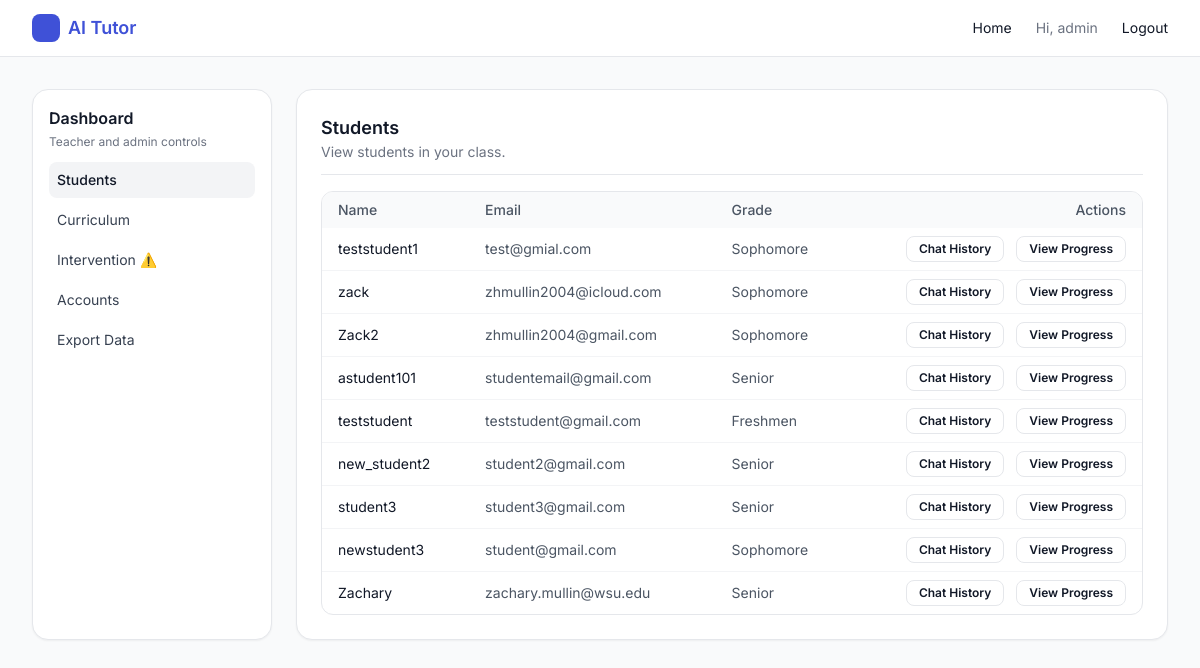
The app's page /tutor/dashboard/ (signed in) with its own data.
### tutor/models.py (models this page shows, shortened)
class StudentProfile(models.Model):
    user = models.OneToOneField(settings.AUTH_USER_MODEL, on_delete=models.CASCADE)
    display_name = models.CharField(max_length=200, blank=True)
    school = models.CharField(max_length=200, blank=True)
    grade = models.CharField(max_length=50, blank=True)
    classes = models.TextField(blank=True)  # comma-separated list
    teacher = models.ForeignKey(
        TeacherProfile,
        null=True,
        blank=True,
        on_delete=models.SET_NULL,
        related_name="students",
    )

### tutor/views.py (the view)
# urls.py: path("dashboard/", dashboard_page, name="dashboard"),
@login_required
@user_passes_test(is_teacher_or_admin)
def dashboard_page(request):
    teachers = TeacherProfile.objects.select_related("user").all()
    admins = AdminProfile.objects.select_related("user").all()
    is_admin_flag = is_admin(request.user)
    try:
        teacher_profile = TeacherProfile.objects.get(user=request.user)
    except TeacherProfile.DoesNotExist:
        teacher_profile = None
    is_teacher_flag = teacher_profile is not None
    if is_admin_flag:
        students = StudentProfile.objects.select_related("user", "teacher").all()
    elif is_teacher_flag:
        students = StudentProfile.objects.select_related("user", "teacher").filter(
            teacher=teacher_profile
        )
    else:
        students = StudentProfile.objects.none()
    files = []
    if os.path.exists(settings.CURRICULUM_ROOT):
        files = sorted(os.listdir(settings.CURRICULUM_ROOT))
    intervention_list = []
    intervention_alert = False
    for student in students:
        progress = StudentProgress.objects.filter(user=student.user).first()
        if progress is None:
            continue
        if progress.quiz_average is None:
            continue
        if progress.quiz_average < 0.7:
            if progress.quiz_average < 0.5:
                intervention_list.append((student, 1))
                intervention_alert = True
            else:
                intervention_list.append((student, 0))
    context = {
        "intervention_alert": intervention_alert,
        "teachers": teachers,
        "admins": admins,
        "students": students,
        "intervention_list": intervention_list,
        "curriculum_files": files,
        "is_admin": is_admin_flag,
        "is_teacher": is_teacher_flag,
    }
    return render(request, "dashboard_admin_mentor.html", context)

### tutor/utils.py (called while the page is built)
def is_teacher_or_admin(user):
    if not user.is_authenticated:
        return False
    if user.is_superuser:
        return True
    is_teacher = TeacherProfile.objects.filter(user=user).exists()
    is_admin = AdminProfile.objects.filter(user=user).exists()
    return is_teacher or is_admin

def is_admin(user):
    if not user.is_authenticated:
        return False
    if user.is_superuser:
        return True
    is_admin = AdminProfile.objects.filter(user=user).exists()
    return is_admin

### tutor/templates/dashboard_admin_mentor.html (shortened to what this page needs)
{% extends "base.html" %}
{% block content %}
<div class="grid lg:grid-cols-[240px_minmax(0,1fr)] gap-6">
  <aside class="bg-white rounded-2xl border shadow-sm p-4">
    <div class="mb-3">
      <h3 class="font-semibold text-gray-900">Dashboard</h3>
      <p class="text-xs text-gray-500 mt-1">Teacher and admin controls</p>
    </div>
    <nav>
      <ul id="dashboardNav" class="space-y-1 text-sm">
        <li>
          <button
            class="w-full text-left p-2 rounded-lg bg-gray-100 font-medium text-gray-900"
            data-section="students">
            Students
          </button>
        </li>
        <li>
          <button
            class="w-full text-left p-2 rounded-lg hover:bg-gray-50 text-gray-700"
            data-section="curriculum">
            Curriculum
          </button>
        </li>
        <li>
          <button
            class="w-full text-left p-2 rounded-lg hover:bg-gray-50 text-gray-700"
            data-section="intervention">
            Intervention{% if intervention_alert %} ⚠️{% endif %}
          </button>
        </li>
        {% if is_admin %}
        <li>
          <button
            class="w-full text-left p-2 rounded-lg hover:bg-gray-50 text-gray-700"
            data-section="accounts">
            Accounts
          </button>
        </li>
        {% endif %}
        <li>
          <button
            class="w-full text-left p-2 rounded-lg hover:bg-gray-50 text-gray-700"
            data-section="export">
            Export Data
          </button>
        </li>
      </ul>
    </nav>
  </aside>
  <section class="bg-white rounded-2xl border shadow-sm flex flex-col p-6">
    <header class="mb-4 border-b pb-3">
      <h2 id="dashboardSectionTitle" class="text-lg font-semibold text-gray-900">
      </h2>
      <p class="text-sm text-gray-500" id="dashboardSectionSubtitle">
      </p>
    </header>
    <div id="dashboardContent" class="flex-1">
      <div id="section-students" class="space-y-6 hidden"><div>
          <div class="border rounded-xl overflow-hidden">
            <table class="min-w-full text-sm">
              <thead class="bg-gray-50 text-gray-600">
                <tr>
                  <th class="px-4 py-2 text-left font-medium">Name</th>
                  <th class="px-4 py-2 text-left font-medium">Email</th>
                  <th class="px-4 py-2 text-left font-medium">Grade</th>
                  <th class="px-4 py-2 text-right font-medium">Actions</th>
                </tr>
              </thead>
              <tbody class="divide-y divide-gray-100">
                {% for s in students %}
                  <tr>
                    <td class="px-4 py-2">
                      {{ s.display_name|default:s.user.get_full_name|default:s.user.username }}
                    </td>
                    <td class="px-4 py-2 text-gray-600">
                      {{ s.user.email }}
                    </td>
                    <td class="px-4 py-2 text-gray-600">
                      {{ s.grade }}
                    </td>
                    <td class="px-4 py-2 text-right space-x-2">
                      <button
                        type="button"
                        class="inline-flex items-center rounded-lg border px-3 py-1 text-xs font-semibold hover:bg-gray-50 chat-history-btn"
                        data-role="student"
                        data-student-id="{{ s.user.id }}"
                        data-classes="{{ s.classes|default_if_none:''|escapejs }}"
                        data-teacher-id="{{ s.teacher.id|default:'' }}">
                        Chat History
                      </button>
                      <button
                        type="button"
                        class="inline-flex items-center rounded-lg border px-3 py-1 text-xs font-semibold hover:bg-gray-50 view-progress-btn"
                        data-role="student"
                        data-user-id="{{ s.user.id }}">
                        View Progress
                      </button>
                    </td>
                  </tr>
                {% empty %}
                  <tr>
                    <td colspan="4" class="px-4 py-3 text-center text-gray-400">
                      No students found.
                    </td>
                  </tr>
                {% endfor %}
              </tbody>
            </table>
          </div>
        </div>
      </div>
    </div>
  </section>
</div>
{% endblock %}

### tutor/templates/base.html (shortened to what this page needs)
<!DOCTYPE html>
<html lang="en">
<head>
  <script src="https://cdn.tailwindcss.com"></script>
</head>
<body class="bg-gray-50 text-gray-900">
  <nav class="bg-white border-b border-gray-200">
    <div class="max-w-7xl mx-auto px-4 sm:px-6 lg:px-8 h-14 flex items-center justify-between">
      <a href="/" class="flex items-center gap-2 font-semibold text-brand-600 text-lg">
        <div class="h-7 w-7 bg-brand-600 rounded-lg"></div>
        AI Tutor
      </a>
      <div class="flex items-center gap-6 text-sm">
        <a href="/" class="hover:text-brand-700">Home</a>
        {% if user.is_authenticated %}
          <span class="text-gray-500">Hi, {{ user.username }}</span>
          <form action="/logout/" method="post" class="inline">
            <button type="submit" class="hover:text-brand-700">Logout</button>
          </form>
        {% else %}
          <a href="/login/" class="hover:text-brand-700">Login</a>
          <a href="/signup/" class="hover:text-brand-700">Signup</a>
        {% endif %}
      </div>
    </div>
  </nav>
  <main class="max-w-7xl mx-auto px-4 sm:px-6 lg:px-8 py-8">
    {% block content %}{% endblock %}
  </main>
</body>
</html>

### tutor/templates/base.html (style rules this page uses)
body { font-family: 'Inter', system-ui, sans-serif; }

### records on screen
StudentProfile: display_name "teststudent1", user.email "test@gmial.com", grade "Sophomore"
StudentProfile: display_name "zack", user.email "zhmullin2004@icloud.com", grade "Sophomore"
StudentProfile: display_name "Zack2", user.email "zhmullin2004@gmail.com", grade "Sophomore"
StudentProfile: display_name "astudent101", user.email "studentemail@gmail.com", grade "Senior"
StudentProfile: display_name "teststudent", user.email "teststudent@gmail.com", grade "Freshmen"
StudentProfile: display_name "new_student2", user.email "student2@gmail.com", grade "Senior"
StudentProfile: display_name "student3", user.email "student3@gmail.com", grade "Senior"
StudentProfile: display_name "newstudent3", user.email "student@gmail.com", grade "Sophomore"
StudentProfile: display_name "Zachary", user.email "zachary.mullin@wsu.edu", grade "Senior"

### other values on screen
{{ user.username }} "admin"
